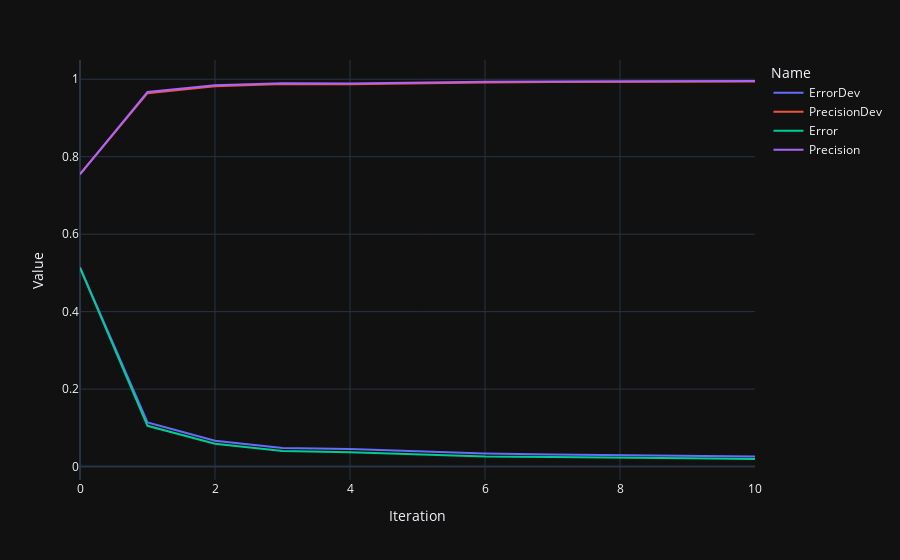

This figure's notebook cell:
### Code cell
px.line(model_small.trainingData, x='Iteration', y='Value', color='Name')

### Figure 1 — Plotly figure (JSON) as saved in the notebook; plotly's stock layout.template omitted (floating-point values rounded to 4 significant figures)
{"data": [{"hovertemplate": "Name=ErrorDev<br>Iteration=%{x}<br>Value=%{y}<extra></extra>", "legendgroup": "ErrorDev", "line": {"color": "#636efa", "dash": "solid"}, "marker": {"symbol": "circle"}, "mode": "lines", "name": "ErrorDev", "orientation": "v", "showlegend": true, "x": [0, 1, 2, 3, 4, 5, 6, 7, 8, 9, 10], "xaxis": "x", "y": [0.5141, 0.1138, 0.06694, 0.048, 0.04516, 0.03895, 0.03366, 0.03108, 0.02992, 0.02763, 0.0258], "yaxis": "y", "type": "scatter"}, {"hovertemplate": "Name=PrecisionDev<br>Iteration=%{x}<br>Value=%{y}<extra></extra>", "legendgroup": "PrecisionDev", "line": {"color": "#EF553B", "dash": "solid"}, "marker": {"symbol": "circle"}, "mode": "lines", "name": "PrecisionDev", "orientation": "v", "showlegend": true, "x": [0, 1, 2, 3, 4, 5, 6, 7, 8, 9, 10], "xaxis": "x", "y": [0.7553, 0.9639, 0.9816, 0.9878, 0.9869, 0.9898, 0.9915, 0.9925, 0.9928, 0.9935, 0.9939], "yaxis": "y", "type": "scatter"}, {"hovertemplate": "Name=Error<br>Iteration=%{x}<br>Value=%{y}<extra></extra>", "legendgroup": "Error", "line": {"color": "#00cc96", "dash": "solid"}, "marker": {"symbol": "circle"}, "mode": "lines", "name": "Error", "orientation": "v", "showlegend": true, "x": [0, 1, 2, 3, 4, 5, 6, 7, 8, 9, 10], "xaxis": "x", "y": [0.5132, 0.1053, 0.05893, 0.04016, 0.03739, 0.03137, 0.02593, 0.02468, 0.02228, 0.02172, 0.01964], "yaxis": "y", "type": "scatter"}, {"hovertemplate": "Name=Precision<br>Iteration=%{x}<br>Value=%{y}<extra></extra>", "legendgroup": "Precision", "line": {"color": "#ab63fa", "dash": "solid"}, "marker": {"symbol": "circle"}, "mode": "lines", "name": "Precision", "orientation": "v", "showlegend": true, "x": [0, 1, 2, 3, 4, 5, 6, 7, 8, 9, 10], "xaxis": "x", "y": [0.7544, 0.9669, 0.9842, 0.9898, 0.9888, 0.992, 0.9934, 0.994, 0.9945, 0.9946, 0.9954], "yaxis": "y", "type": "scatter"}], "layout": {"xaxis": {"anchor": "y", "domain": [0.0, 1.0], "title": {"text": "Iteration"}}, "yaxis": {"anchor": "x", "domain": [0.0, 1.0], "title": {"text": "Value"}}, "legend": {"title": {"text": "Name"}, "tracegroupgap": 0}, "margin": {"t": 60}}}
